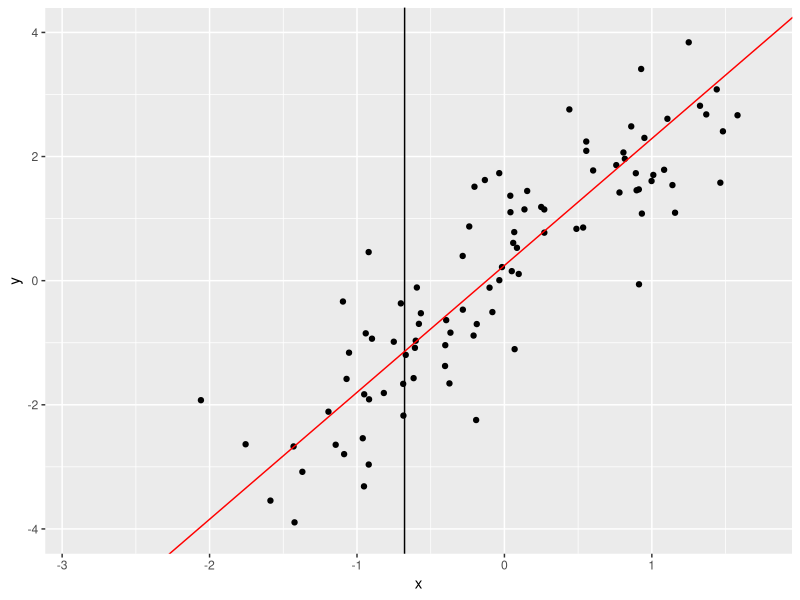
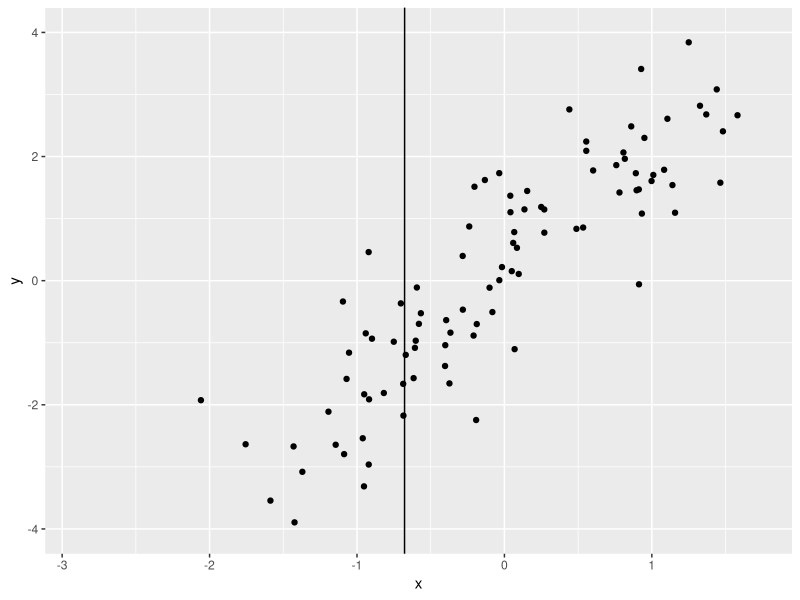
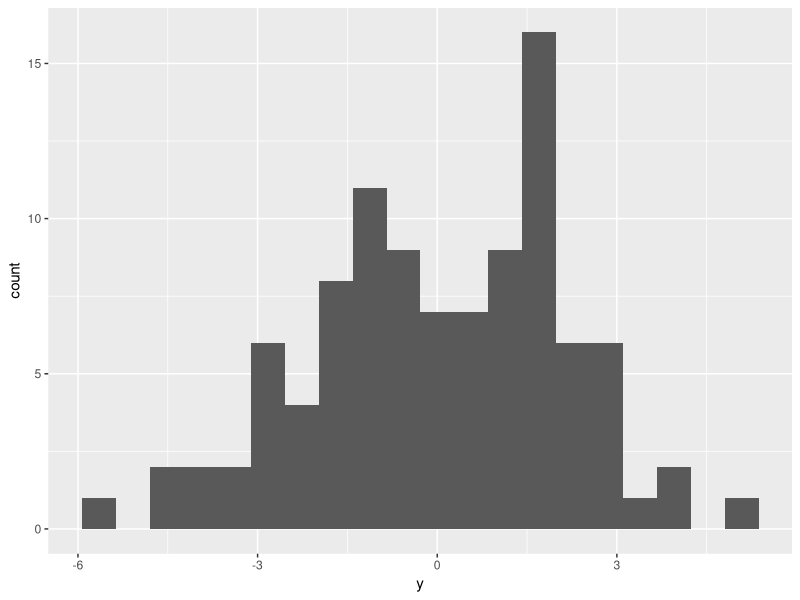
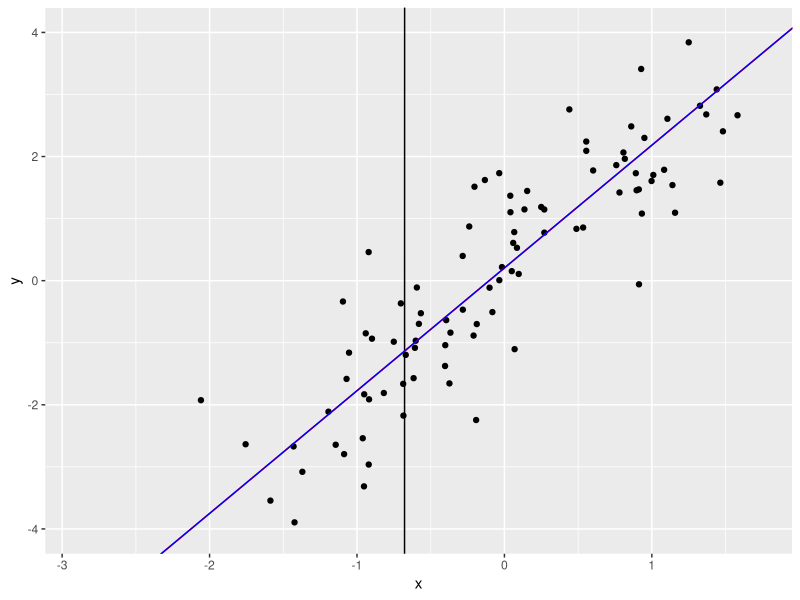

The R script that drew these images, in order: (Note: this script raises an error after producing the figures.)
library(ggplot2) # Vis
library(data.table) # Convenience
library(dplyr) # Convenience
library(MASS) # For comparing with the rlm - method

# Data
x <- rnorm(100)
y <- 2 * x + rnorm(100)

# Outlier
x <- append(x, 1.5)
y <- append(y, 1E6)

# Data tabling
dt <- data.table(x = x, y = y)

# Using the lm's
model.lm <- lm(y ~ x)
model.rlm <- rlm(y ~ x)

coef.lm  <- coef(model.lm)
coef.rlm <- coef(model.rlm)

var.lm <- var(resid(model.lm))
var.rlm <- var(resid(model.rlm))

se.lm <- model.lm %>% summary() %>% coef() %>% .[[4]]
se.rlm <- model.rlm %>% summary() %>% coef() %>% .[[4]]

dt %>%
  ggplot(aes(x, y)) +
  geom_point() +
  geom_abline(slope = coef.lm[[2]], intercept = coef.lm[[1]]) +
  geom_abline(slope = coef.rlm[[2]], intercept = coef.rlm[[1]], color = "red") +
  ylim(-4, 4)

# Using lina
# ---------------------------------------------------------------------------------
# Creating matrix
X <- matrix(append(rep(1, length(x)), x), ncol = 2)
# Solving the equation for minimization of the LS problem
coef.al <- solve(t(X) %*% X) %*% t(X) %*% y
# Calculating the variance that way
var.al <- var(x) * coef.al[[2]] ** 2 + var(y) - 2 * coef.al[[2]] * cov(x, y)
# Plotting
dt %>%
  ggplot(aes(x, y)) +
  geom_point() +
  geom_abline(slope = coef.al[[2]], intercept = coef.al[[1]]) +
  ylim(-4, 4)

# Using Huber Loss function for doing this in the lina way
# Calculaitng the weight - matrix
# Propose that I know that an outlier is likely to be something like a 5 sigma event

1/(2 * pnorm(-5)) #That's roughly 1 in 1.7 Million observations

dt[y < 10] %>% ggplot(aes(y)) + geom_histogram(bins = 20)

# Here, the z-score is equal to y
# That makes it easy to write the weight-matrix

# Create a function that, similar to the winsorization function, looks at the inner x percentile of the data and then puts out a weight 
# vector based on a z-score that is deemed to be an outlier.
HuberLossWins <- function(y, inner.quantile = 0.9, sig.outlier = 5){
  # Getting the inner distribution (presumably exclouding outliers, assuming they are rare and not fat tails)
  inner.y <- y[which(y <= as.numeric(quantile(y, inner.quantile)))]
  inner.y <- inner.y[which(inner.y >= as.numeric(quantile(inner.y, (1 - inner.quantile))))]
  sd.y <- sd(inner.y)
  # Defining the boundary for what we consider an outlier to be
  outlier.boundary <- sig.outlier  * sd.y
  # Creating the weight vector based on Huber loss function
  w <- sapply(y, function(val) {
    if(abs(val) < outlier.boundary){out <- 1}
    else{out <- abs(val)}
    return(outlier.boundary / out)
  })
  
  return(w)
}


w <- HuberLossWins(y, inner.quantile = 0.9, sig.outlier = 5)

coef.al.hub <- solve(t(X) %*% (w * X)) %*% t(X) %*% (w * y)
var.al.hub <- var(x) * coef.al.hub[[2]] ** 2 + var(y * w) - 2 * coef.al.hub[[2]] * cov(x, y * w)
se.al.hub <- sqrt(var.al.hub * solve(t(X) %*% X)) %>% diag() %>% .[2]


# Comparing with lm.fitlm.fit(X, y) %>% coef()
model.lmfit.hub <- lm.wfit(X, y, w)
coef.lmfit.hub <- model.lmfit.hub %>% coef()
var.lmfit.hub <- var(model.lmfit.hub %>% resid() * w)
se.lmfit.hub <- sqrt(var.lmfit.hub)

# It's really the same thing!

# Plotting
dt %>%
  ggplot(aes(x, y)) +
  geom_point() + 
  geom_abline(slope = coef.al[[2]], intercept = coef.al[[1]]) +
  geom_abline(slope = coef.al.hub[[2]], intercept = coef.al.hub[[1]], color = "red") +
  geom_abline(slope = coef.lmfit.hub[[2]], intercept = coef.lmfit.hub[[1]], color = "blue") +
  ylim(-4, 4)

# Doing rolling regression, say on 6 points
# Adding the weights

dt[,":=" (w = sapply(y, FUN = function(xx){return(ifelse(xx < 5, 1, 1/abs(xx)))}))]

M <- cbind(1, as.matrix(dt))

rollapplyr(M, width = 5, partial = F, fill = NA, by.column = F, FUN = function(fx){
  lm.wfit(fx[, 1:2], fx[, 3], fx[, 4]) %>% coef()
})

